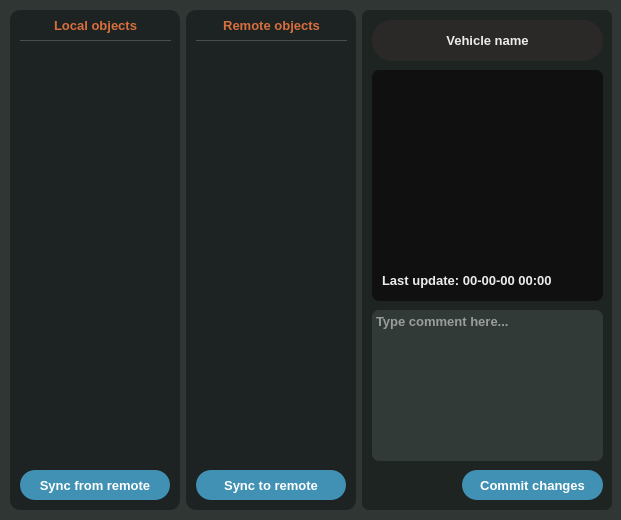
<?xml version="1.0" encoding="UTF-8"?>
<ui version="4.0">
 <class>VVCS</class>
 <widget class="QMainWindow" name="VVCS">
  <property name="geometry">
   <rect>
    <x>0</x>
    <y>0</y>
    <width>621</width>
    <height>520</height>
   </rect>
  </property>
  <property name="sizePolicy">
   <sizepolicy hsizetype="Preferred" vsizetype="Preferred">
    <horstretch>0</horstretch>
    <verstretch>0</verstretch>
   </sizepolicy>
  </property>
  <property name="maximumSize">
   <size>
    <width>1920</width>
    <height>1080</height>
   </size>
  </property>
  <property name="windowTitle">
   <string notr="true">Stormworks VVCS</string>
  </property>
  <property name="styleSheet">
   <string notr="true">background-color: rgb(47, 54, 52);</string>
  </property>
  <widget class="QWidget" name="centralwidget">
   <widget class="QWidget" name="gridLayoutWidget">
    <property name="geometry">
     <rect>
      <x>10</x>
      <y>10</y>
      <width>611</width>
      <height>502</height>
     </rect>
    </property>
    <layout class="QGridLayout" name="mainGrid">
     <property name="sizeConstraint">
      <enum>QLayout::SetFixedSize</enum>
     </property>
     <item row="0" column="2">
      <layout class="QVBoxLayout" name="contextLayout">
       <item>
        <widget class="QWidget" name="contextWidget" native="true">
         <property name="minimumSize">
          <size>
           <width>250</width>
           <height>0</height>
          </size>
         </property>
         <property name="styleSheet">
          <string notr="true">background-color: #1e2422;
border-radius: 7px;</string>
         </property>
         <widget class="QTextEdit" name="CommentLine">
          <property name="geometry">
           <rect>
            <x>10</x>
            <y>300</y>
            <width>231</width>
            <height>151</height>
           </rect>
          </property>
          <property name="font">
           <font>
            <family>Arial</family>
            <pointsize>10</pointsize>
            <weight>75</weight>
            <bold>true</bold>
           </font>
          </property>
          <property name="toolTip">
           <string/>
          </property>
          <property name="layoutDirection">
           <enum>Qt::LeftToRight</enum>
          </property>
          <property name="styleSheet">
           <string notr="true">color: rgb(255, 255, 255);
background-color: #323a38;</string>
          </property>
          <property name="verticalScrollBarPolicy">
           <enum>Qt::ScrollBarAlwaysOff</enum>
          </property>
          <property name="horizontalScrollBarPolicy">
           <enum>Qt::ScrollBarAlwaysOff</enum>
          </property>
          <property name="acceptRichText">
           <bool>false</bool>
          </property>
          <property name="placeholderText">
           <string>Type comment here...</string>
          </property>
         </widget>
         <widget class="QLabel" name="imageLabel">
          <property name="geometry">
           <rect>
            <x>10</x>
            <y>60</y>
            <width>231</width>
            <height>231</height>
           </rect>
          </property>
          <property name="minimumSize">
           <size>
            <width>231</width>
            <height>231</height>
           </size>
          </property>
          <property name="styleSheet">
           <string notr="true">background-color: #101010;</string>
          </property>
          <property name="text">
           <string/>
          </property>
         </widget>
         <widget class="QLabel" name="nameLabel">
          <property name="geometry">
           <rect>
            <x>10</x>
            <y>10</y>
            <width>231</width>
            <height>41</height>
           </rect>
          </property>
          <property name="font">
           <font>
            <family>Arial</family>
            <pointsize>10</pointsize>
            <weight>75</weight>
            <bold>true</bold>
            <underline>false</underline>
           </font>
          </property>
          <property name="styleSheet">
           <string notr="true">background-color: #2a2927;
color: #ececec;
border-radius: 20px;
</string>
          </property>
          <property name="text">
           <string>Vehicle name</string>
          </property>
          <property name="alignment">
           <set>Qt::AlignCenter</set>
          </property>
         </widget>
         <widget class="QPushButton" name="CommitBtn">
          <property name="geometry">
           <rect>
            <x>100</x>
            <y>460</y>
            <width>141</width>
            <height>30</height>
           </rect>
          </property>
          <property name="minimumSize">
           <size>
            <width>0</width>
            <height>30</height>
           </size>
          </property>
          <property name="font">
           <font>
            <family>Arial</family>
            <pointsize>10</pointsize>
            <weight>75</weight>
            <bold>true</bold>
           </font>
          </property>
          <property name="styleSheet">
           <string notr="true">QPushButton {
	color: rgb(255, 255, 255); 
	background-color: #4091b3;
	border-radius: 15px;
}
QPushButton::hover {
	background-color: #449abe;
}
QPushButton:pressed {
	background-color: #397e9b;
}</string>
          </property>
          <property name="text">
           <string>Commit changes</string>
          </property>
         </widget>
         <widget class="QLabel" name="updateLabel">
          <property name="geometry">
           <rect>
            <x>20</x>
            <y>260</y>
            <width>171</width>
            <height>21</height>
           </rect>
          </property>
          <property name="font">
           <font>
            <family>Arial</family>
            <pointsize>10</pointsize>
            <weight>75</weight>
            <bold>true</bold>
            <underline>false</underline>
           </font>
          </property>
          <property name="styleSheet">
           <string notr="true">background-color: #101010;
color: #ececec;
border-radius: 7px;
</string>
          </property>
          <property name="text">
           <string>Last update: 00-00-00 00:00</string>
          </property>
          <property name="alignment">
           <set>Qt::AlignLeading|Qt::AlignLeft|Qt::AlignVCenter</set>
          </property>
         </widget>
         <widget class="QPushButton" name="refreshBtn">
          <property name="geometry">
           <rect>
            <x>10</x>
            <y>460</y>
            <width>31</width>
            <height>31</height>
           </rect>
          </property>
          <property name="styleSheet">
           <string notr="true">
QPushButton {
	border-radius: 15px;
	image: url(:/icons/refresh.ico);
	background-color: #1e2422;
}
QPushButton::hover {
	background-color: #282e2d;
}
QPushButton:pressed {
	background-color: #3e4342;
}</string>
          </property>
          <property name="text">
           <string/>
          </property>
          <property name="icon">
           <iconset theme="url()">
            <normaloff>.</normaloff>.</iconset>
          </property>
         </widget>
        </widget>
       </item>
      </layout>
     </item>
     <item row="0" column="0" alignment="Qt::AlignLeft">
      <widget class="QWidget" name="gameWgt" native="true">
       <property name="minimumSize">
        <size>
         <width>170</width>
         <height>500</height>
        </size>
       </property>
       <property name="styleSheet">
        <string notr="true">background-color: rgb(29, 35, 34);
border-radius: 10px;</string>
       </property>
       <widget class="QListWidget" name="gameVehiclesList">
        <property name="geometry">
         <rect>
          <x>10</x>
          <y>40</y>
          <width>151</width>
          <height>411</height>
         </rect>
        </property>
        <property name="styleSheet">
         <string notr="true">QListWidget {
	outline: 0;
}

QListWidget::item {
	gridline-color: black;
}

QListWidget::item:hover {
	background: #293130;
}

QListWidget::item:selected {
	background: #363d3c;
	outline: 2px solid red;
	selection-color: #d86e3d;

}
</string>
        </property>
        <property name="verticalScrollBarPolicy">
         <enum>Qt::ScrollBarAlwaysOff</enum>
        </property>
        <property name="horizontalScrollBarPolicy">
         <enum>Qt::ScrollBarAlwaysOff</enum>
        </property>
       </widget>
       <widget class="QLabel" name="localLabel">
        <property name="geometry">
         <rect>
          <x>10</x>
          <y>0</y>
          <width>151</width>
          <height>31</height>
         </rect>
        </property>
        <property name="font">
         <font>
          <family>Arial</family>
          <pointsize>10</pointsize>
          <weight>75</weight>
          <bold>true</bold>
         </font>
        </property>
        <property name="styleSheet">
         <string notr="true">color: #d86e3d;
border-bottom: 1px solid;
border-radius: 0px;
border-bottom-color: #494e4d;</string>
        </property>
        <property name="text">
         <string>Local objects</string>
        </property>
        <property name="alignment">
         <set>Qt::AlignCenter</set>
        </property>
       </widget>
       <widget class="QPushButton" name="syncServBtn">
        <property name="geometry">
         <rect>
          <x>10</x>
          <y>460</y>
          <width>150</width>
          <height>30</height>
         </rect>
        </property>
        <property name="minimumSize">
         <size>
          <width>150</width>
          <height>30</height>
         </size>
        </property>
        <property name="font">
         <font>
          <family>Arial</family>
          <pointsize>10</pointsize>
          <weight>75</weight>
          <bold>true</bold>
         </font>
        </property>
        <property name="styleSheet">
         <string notr="true">QPushButton {
	color: rgb(255, 255, 255); 
	background-color: #4091b3;
	border-radius: 15px;
}
QPushButton::hover {
	background-color: #449abe;
}
QPushButton:pressed {
	background-color: #397e9b;
}</string>
        </property>
        <property name="text">
         <string>Sync from remote</string>
        </property>
       </widget>
      </widget>
     </item>
     <item row="0" column="1">
      <widget class="QWidget" name="serverWgt" native="true">
       <property name="minimumSize">
        <size>
         <width>170</width>
         <height>500</height>
        </size>
       </property>
       <property name="layoutDirection">
        <enum>Qt::LeftToRight</enum>
       </property>
       <property name="autoFillBackground">
        <bool>false</bool>
       </property>
       <property name="styleSheet">
        <string notr="true">background-color: rgb(29, 35, 34);
border-radius: 10px;</string>
       </property>
       <widget class="QListWidget" name="serverVehiclesList">
        <property name="geometry">
         <rect>
          <x>10</x>
          <y>40</y>
          <width>151</width>
          <height>411</height>
         </rect>
        </property>
        <property name="styleSheet">
         <string notr="true">QListWidget {
	outline: 0;
}

QListWidget::item {
	gridline-color: black;
}

QListWidget::item:hover {
	background: #293130;
}

QListWidget::item:selected {
	background: #363d3c;
	outline: 2px solid red;
	selection-color: #d86e3d;

}
</string>
        </property>
        <property name="verticalScrollBarPolicy">
         <enum>Qt::ScrollBarAlwaysOff</enum>
        </property>
        <property name="horizontalScrollBarPolicy">
         <enum>Qt::ScrollBarAlwaysOff</enum>
        </property>
       </widget>
       <widget class="QLabel" name="label_2">
        <property name="geometry">
         <rect>
          <x>10</x>
          <y>0</y>
          <width>151</width>
          <height>31</height>
         </rect>
        </property>
        <property name="font">
         <font>
          <family>Arial</family>
          <pointsize>10</pointsize>
          <weight>75</weight>
          <bold>true</bold>
         </font>
        </property>
        <property name="styleSheet">
         <string notr="true">color: #d86e3d;
border-bottom: 1px solid;
border-radius: 0px;
border-bottom-color: #494e4d;</string>
        </property>
        <property name="text">
         <string>Remote objects</string>
        </property>
        <property name="alignment">
         <set>Qt::AlignCenter</set>
        </property>
       </widget>
       <widget class="QPushButton" name="syncGameBtn">
        <property name="geometry">
         <rect>
          <x>10</x>
          <y>460</y>
          <width>150</width>
          <height>30</height>
         </rect>
        </property>
        <property name="minimumSize">
         <size>
          <width>150</width>
          <height>30</height>
         </size>
        </property>
        <property name="font">
         <font>
          <family>Arial</family>
          <pointsize>10</pointsize>
          <weight>75</weight>
          <bold>true</bold>
         </font>
        </property>
        <property name="styleSheet">
         <string notr="true">QPushButton {
	color: rgb(255, 255, 255); 
	background-color: #4091b3;
	border-radius: 15px;
}
QPushButton::hover {
	background-color: #449abe;
}
QPushButton:pressed {
	background-color: #397e9b;
}</string>
        </property>
        <property name="text">
         <string>Sync to remote</string>
        </property>
       </widget>
      </widget>
     </item>
    </layout>
   </widget>
  </widget>
 </widget>
 <resources>
  <include location="res/res.qrc"/>
 </resources>
 <connections/>
</ui>
